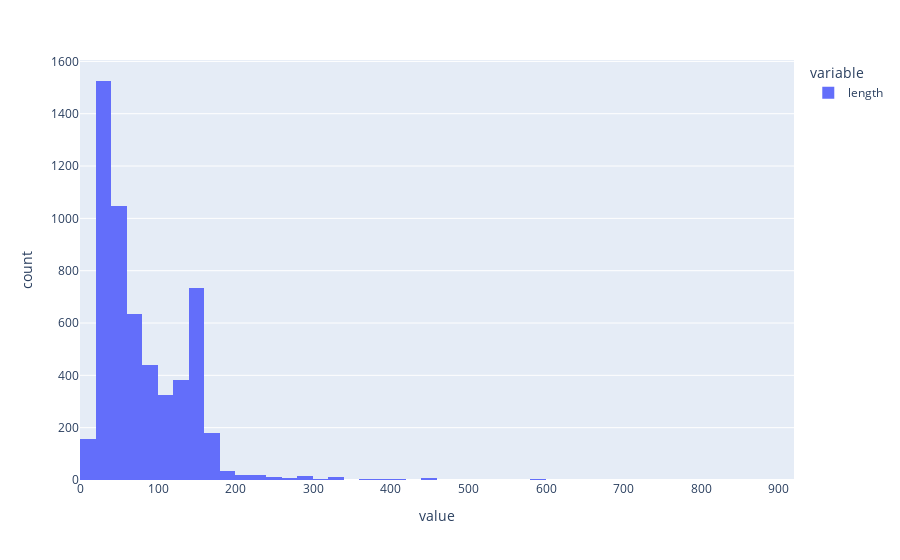

Write notebook code for a chart like this one.
### Code cell
px.histogram(messages['length'],nbins=60)

### Figure 1 — Plotly figure (JSON) as saved in the notebook; plotly's stock layout.template omitted (floating-point values rounded to 4 significant figures; data arrays with more than 128 entries replaced by an {"elided": "..."} marker saying what was removed)
{"data": [{"alignmentgroup": "True", "bingroup": "x", "hovertemplate": "variable=length<br>value=%{x}<br>count=%{y}<extra></extra>", "legendgroup": "length", "marker": {"color": "#636efa", "pattern": {"shape": ""}}, "name": "length", "nbinsx": 60, "offsetgroup": "length", "orientation": "v", "showlegend": true, "type": "histogram", "x": {"elided": "5572 int values"}, "xaxis": "x", "yaxis": "y"}], "layout": {"barmode": "relative", "legend": {"title": {"text": "variable"}, "tracegroupgap": 0}, "margin": {"t": 60}, "xaxis": {"anchor": "y", "domain": [0, 1], "title": {"text": "value"}}, "yaxis": {"anchor": "x", "domain": [0, 1], "title": {"text": "count"}}}}
